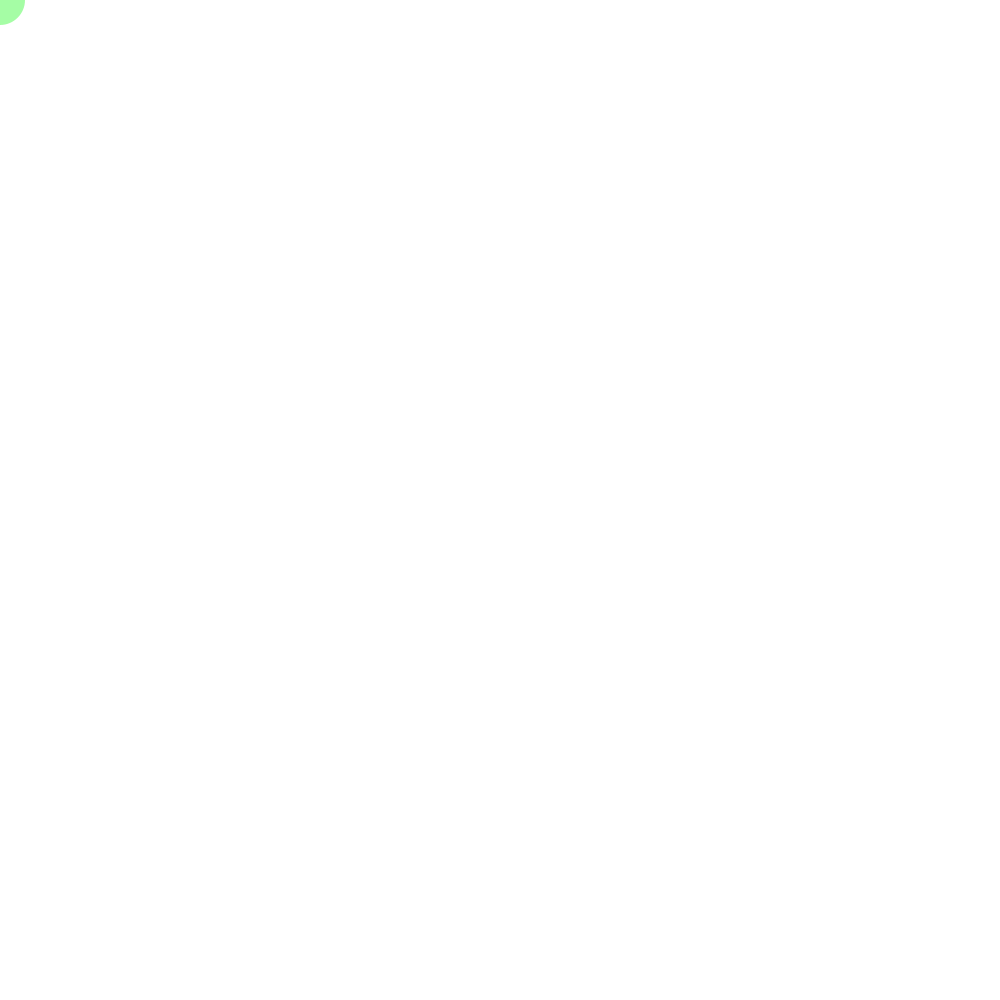
Frame 1 (no input)
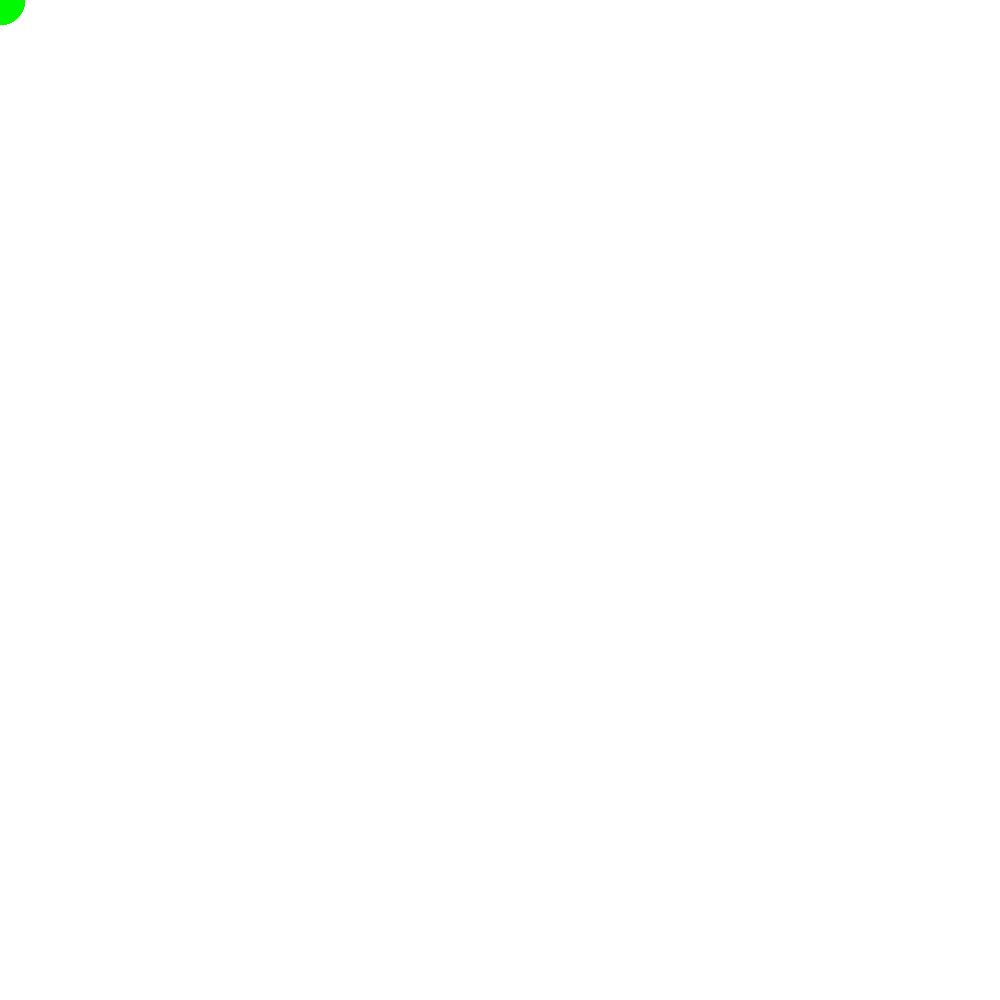
Frame 60 (the mouse pressed at the canvas centre just before this capture)
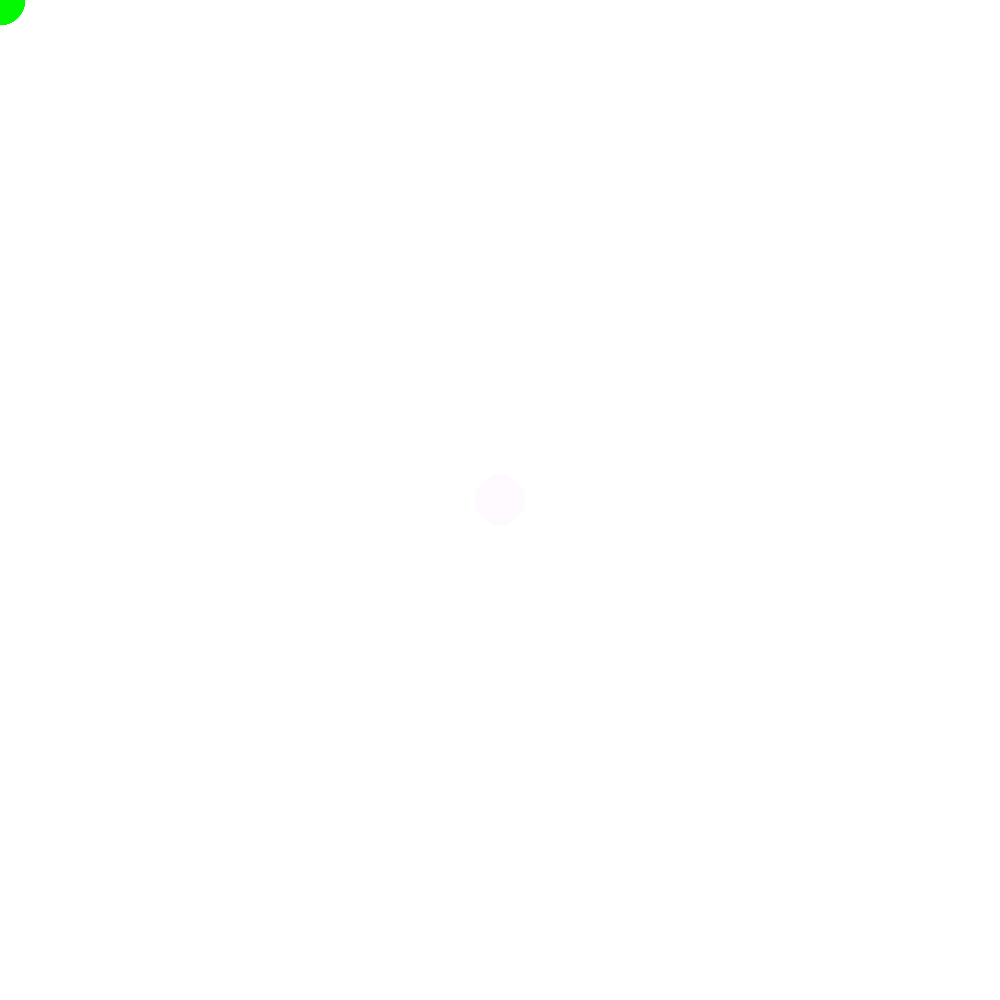
Frame 120 (the mouse held since frame 60 and released just before this capture)

The Processing sketch that drew these frames (run headless with seeded random() and noise(); from frame 60 on, the mouse is pressed at the canvas centre):

// Processing sketch: splash
// ── splash.pde
// Splash

void setup(){
  size(1000,1000);
  background(255,255,255);
}

void draw(){
  fill (mouseX, 248, mouseY, 90);
  noStroke();
  circle(mouseX, mouseY, 50);
}
